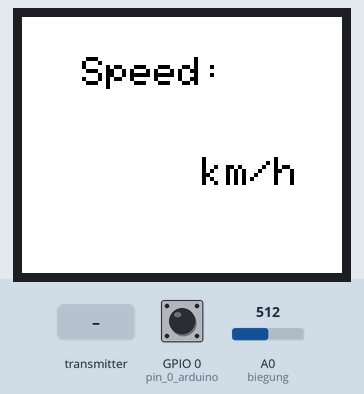
This sketch was run on a simulated ESP8266 (NodeMCU). Shown: 160×128 colour display. Inputs (shaded band) come from the test bench; at power-on: GPIO 0 (pin_0_arduino) HIGH, A0 (biegung) = 512. What the sketch prints to the serial monitor is not drawn.

Above: at 0.25 s.
At 1.3 s:
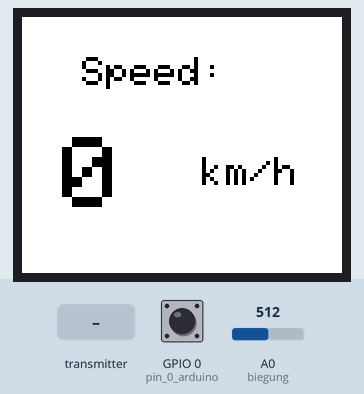
1.4 s: GPIO 0 (pin_0_arduino) pulled LOW for 0.15 s
At 2.6 s:
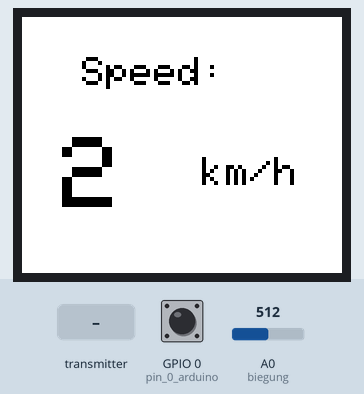
3.0 s: the transmitter starts sending vitesse = 0
Timing chart, 0 to 6.0 s (numbered marks = the images above; inputs shaded):
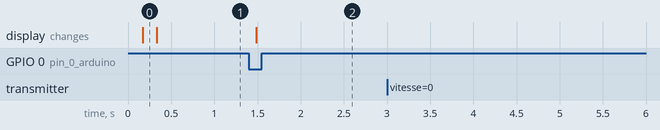

The sketch:

code_ESP_8266_FINAL_V3.ino
```cpp
#include <ESP8266WiFi.h>
#include <espnow.h>

#include <Adafruit_GFX.h>
#include <Adafruit_ST7735.h>
#include <SPI.h>

 int biegung = A0;


#define TFT_RST 16
#define TFT_CS 15
#define TFT_DC 2

Adafruit_ST7735 tft = Adafruit_ST7735(TFT_CS, TFT_DC, TFT_RST);

const uint grey = 0x0000;
const uint white = 0xFFFF;

int speed  = 0 ;
uint8_t broadcastAddress[] = {0x80, 0x7D, 0x3A, 0xEE, 0xD6, 0xC0};// REPLACE WITH RECEIVER MAC ADDRESS

//structure the message, send pwm receive vitesse
typedef struct struct_message {
  int vitesse ;
  int pwm ;
} struct_message;

struct_message myData;

// message to print when data is sent (pwm)

void OnDataSent(uint8_t *mac_addr, uint8_t sendStatus) {
  Serial.print("Last Packet Send Status: ");
  if (sendStatus == 0) {
    Serial.println("Delivery success");
  }
  else {
    Serial.println("Delivery fail");
  }
}


// message to print when data is received (vitesse)
void OnDataRecv(uint8_t * mac, uint8_t *incomingData, uint8_t len) {
  memcpy(&myData, incomingData, sizeof(myData));
  Serial.print("from ESP 32 : Vitesse = ");
  Serial.println(myData.vitesse);
  Serial.println();
}

void setup() {

  Serial.begin(115200);

  WiFi.mode(WIFI_STA);

  pinMode(0, INPUT_PULLUP);  // pin 0 arduino = pin D3 esp 8266               input = 0 when we press

  pinMode(biegung,INPUT); // pin A0

// check if esp now is correctly initialized
  if (esp_now_init() != 0) {
    Serial.println("Error initializing ESP-NOW");
    return;
  }

 // define the relation btw the 2 esp : combo = communication in both directions

  esp_now_add_peer(broadcastAddress, ESP_NOW_ROLE_COMBO, 1, NULL, 0);


  esp_now_set_self_role(ESP_NOW_ROLE_COMBO);


  esp_now_register_send_cb(OnDataSent);
  esp_now_register_recv_cb(OnDataRecv);

 tft.initR(INITR_BLACKTAB);
  tft.setRotation(1);
  tft.setTextWrap(false);
  tft.fillScreen(white);

  tft.setTextColor(grey);

  tft.setTextSize(2);
  tft.setCursor(30,20);
  tft.println("Speed:");


 tft.setTextSize(2);
tft.setCursor(90,70);
  tft.println("km/h");

}


void loop() {
int valBiegung = analogRead(biegung);
  int sensorVal = digitalRead(0);
if ( sensorVal == 0) {
if (valBiegung > 900 ) {
  speed = 0 ;
}
else{
 speed = map(valBiegung, 800, 50 , 0 , 7);
}
}
if (sensorVal == 1 ) {


}
delay(50);
  tft.fillRect (20,40,60,60,white);
// read value of captor

  // print value of captor
  Serial.println(valBiegung);
  if (sensorVal == 0) {
   myData.pwm =  valBiegung ;
  }
  else { myData.pwm = -10; }
  Serial.print(sensorVal);
  esp_now_send(broadcastAddress, (uint8_t *) &myData, sizeof(myData));


    tft.setTextSize(5);
    tft.setCursor(20,60);
  tft.println(speed);


}
```

Measured:
- after the input at 1.4 s, the display: changes after 0.08 s (image 2)
- after the input at 3.0 s, every drawn part: stays the same
